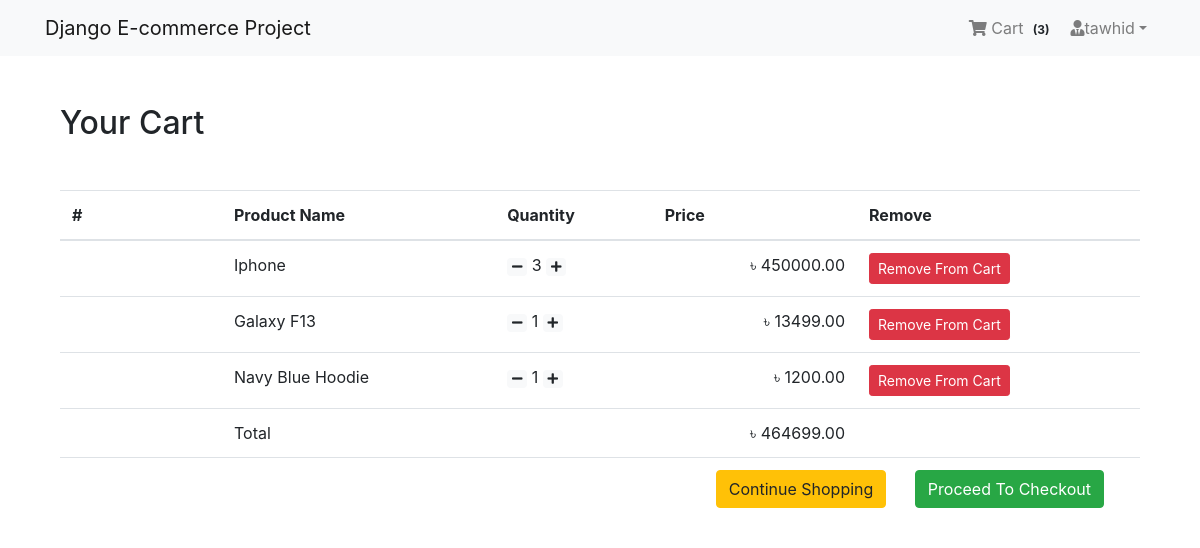
The page /shop/cart/ (signed in) on the database its author committed.
### App_Login/models.py (models this page shows, shortened)
class User(AbstractBaseUser, PermissionsMixin):
    email = models.EmailField(unique=True, null=False)
    is_staff = models.BooleanField(
        gettext_lazy('staff status'),
        default=False,
        help_text =  gettext_lazy('Designates whether the user can log in this site.')
        )
    is_active = models.BooleanField(
        gettext_lazy('active'),
        default=True,
        help_text =  gettext_lazy('Designates whether the user should be treated as active. Unselect this instead of deleting accounts')
        )
    USERNAME_FIELD = 'email'
    objects = MyUserManager()

class Profile(models.Model):
    user = models.OneToOneField(User, on_delete=models.CASCADE, related_name='profile')
    username = models.CharField(max_length=264, blank=True)
    full_name = models.CharField(max_length=264, blank=True)
    address_1 = models.TextField(max_length=300, blank=True)
    city = models.CharField(max_length=40, blank=True)
    zipcode = models.CharField(max_length=10, blank=True)
    country = models.CharField(max_length=100, blank=True)
    phone = models.CharField(max_length=20, blank=True)
    date_joined = models.DateTimeField(auto_now_add=True)

### App_Order/models.py (models this page shows, shortened)
class Order(models.Model):
    orderitems = models.ManyToManyField(Cart)
    user = models.ForeignKey(settings.AUTH_USER_MODEL, on_delete=models.CASCADE)
    ordered = models.BooleanField(default=False)
    created = models.DateTimeField(auto_now_add=True)
    paymentId = models.CharField(max_length=264, blank=True, null=True)
    orderId = models.CharField(max_length=200, blank=True, null=True)
    def get_totals(self):
        total = 0
        for order_item in self.orderitems.all():
            total += float(order_item.get_total())
        return total

class Cart(models.Model):
    user = models.ForeignKey(settings.AUTH_USER_MODEL, on_delete=models.CASCADE, related_name='cart')
    item = models.ForeignKey(Product, on_delete=models.CASCADE, related_name='cart')
    quantity = models.IntegerField(default=1)
    purchased = models.BooleanField(default=False)
    created = models.DateTimeField(auto_now_add=True)
    updated = models.DateTimeField(auto_now_add=True)
    def get_total(self):
        total = self.item.price * self.quantity
        float_total = format(total, '0.2f')
        return float_total

### App_Shop/models.py (models this page shows, shortened)
class Product(models.Model):
    minimage = models.ImageField(upload_to="Products")
    name = models.CharField(max_length=264)
    category = models.ForeignKey(Category, on_delete=models.CASCADE,
                                 related_name="category")
    preview_text = models.TextField(max_length=200, verbose_name='Preview Text')
    detail_text = models.TextField(max_length=10000, verbose_name='Description')
    price = models.FloatField()
    old_price = models.FloatField(default=0.00)
    created = models.DateTimeField(auto_now_add=True)
    class Meta:
        ordering = ['-created']

### App_Order/views.py (the view)
# urls.py: path('cart/', views.cart_view, name='cart'),
@login_required
def cart_view(request):
    carts = Cart.objects.filter(user=request.user, purchased=False)
    orders = Order.objects.filter(user=request.user, ordered=False)
    if carts.exists() and orders.exists():
        order = orders[0]
        return render(request, 'App_Order/cart.html', context={'carts':carts, 'order':order})
    else:
        messages.warning(request, "You don't have any item in your cart!")
        return redirect('App_Shop:home')

### App_Order/templatetags/cart_tag.py (called while the page is built)
@register.filter
def cart_total(user):
    order = Order.objects.filter(user=user, ordered=False)
    if order.exists():
        return order[0].orderitems.count()
    else:
        return 0

### templates/App_Order/cart.html
{% extends "base.html" %}
{% block body_block %}
<div class='container my-5'>
    <div class='my-5'>
        <h2> Your Cart </h2>
    </div>
    <table class='table table-hover'>
        <thead>
            <tr>
                <th scope='col' width='15%'>#</th>
                <th scope='col'>Product Name</th>
                <th scope='col'>Quantity</th>
                <th scope='col' align='right'>Price</th>
                <th scope='col'>Remove</th>
            </tr>
        </thead>
        <tbody>
            {% for cart in carts %}
            <tr>
                <th>{{ forloop.count }}</th>
                <td>{{cart.item.name}}</td>
                <td>
                    <a clss='mr-2' href='{% url 'App_Order:decrease' pk=cart.item.pk %}'> <span class='badge badge-light'><i class='fas fa-minus'></i></span></a>
                    {{cart.quantity}}
                    <a clss='mr-2' href='{% url 'App_Order:increase' pk=cart.item.pk %}'> <span class='badge badge-light'><i class='fas fa-plus'></i></span></a>
                </td>
                <td align="right">&#2547; {{cart.get_total}}</td>
                <td><a href='{% url 'App_Order:remove' pk=cart.item.pk %}' class='btn btn-danger btn-sm'>Remove From Cart</a></td>
            </tr>
            {% endfor %}
            <tr>
                <th scope='row'></th>
                <td colspan='2'>Total</td>
                <td align='right'>&#2547; {{order.get_totals | floatformat:2 }}</td>
                <td></td>
            </tr>
            <tr>
                <th scope='row'></th>
                <td colspan='4' class='text-right'>
                    <a href='{% url 'App_Shop:home' %}' class='btn btn-warning mr-4'>Continue Shopping</a>
                    <a href='{% url 'App_Payment:checkout' %}' class='btn btn-success mr-4'>Proceed To Checkout</a>
                </td>
            </tr>
        </tbody>
    </table>
</div>
{% endblock %}

### templates/navbar.html (shortened to what this page needs)
{% load cart_tag %}
<nav class="navbar navbar-expand-lg navbar-light bg-light">
    <div class="container">
        <a class="navbar-brand" href="{% url 'App_Shop:home' %}">Django E-commerce Project</a>
        <div class="collapse navbar-collapse" id="navbarNav">
            <ul class="navbar-nav ml-auto">
                {% if request.user.is_authenticated %}
                <li class="nav-item">
                    <a class="nav-link" href="{% url 'App_Order:cart' %}">
                        <i class="fa fa-shopping-cart"></i> Cart <span class="badge badge-light">({{ request.user | cart_total }})</span>
                    </a>
                </li>
                <li class="nav-item dropdown">
                    <a class="nav-link dropdown-toggle" href="#" id="navbarDropdown" role="button" data-toggle="dropdown" aria-haspopup="true" aria-expanded="false"><i class="fa fa-user-tie"></i>{{request.user.profile.username}}</a>
                    </div>
                  {% else %}
                  <li class="nav-item">
                    <a class="btn btn-primary" href="{% url 'App_Login:login' %}">Login</a>
                  </li>
                  {% endif %}
        </div>
</nav>

### rows shown on the page
User: user|cart_total "3", user.profile.username "tawhid"
Cart: item.name "Iphone", quantity "3", get_total "450000.00"
Cart: item.name "Galaxy F13", quantity "1", get_total "13499.00"
Cart: item.name "Navy Blue Hoodie", quantity "1", get_total "1200.00"
Order: get_totals "464699.00"
